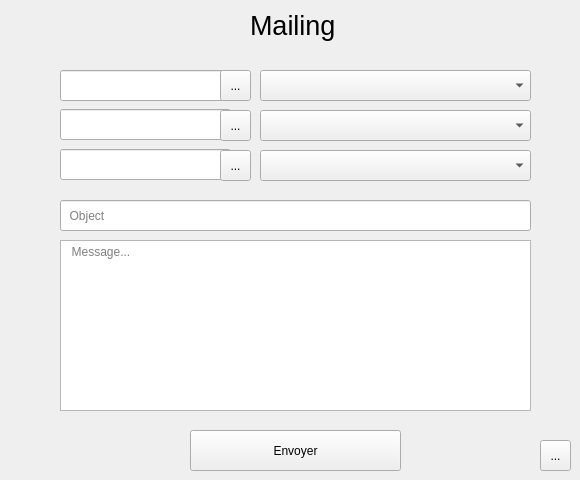
    <widget class="QWidget" name="page_2">
     <widget class="QTextEdit" name="message_mail">
      <property name="geometry">
       <rect>
        <x>60</x>
        <y>240</y>
        <width>471</width>
        <height>171</height>
       </rect>
      </property>
      <property name="placeholderText">
       <string>  Message...</string>
      </property>
     </widget>
     <widget class="QLineEdit" name="objet_mail">
      <property name="geometry">
       <rect>
        <x>60</x>
        <y>200</y>
        <width>471</width>
        <height>31</height>
       </rect>
      </property>
      <property name="placeholderText">
       <string>  Object</string>
      </property>
     </widget>
     <widget class="QPushButton" name="envoyer_mail">
      <property name="geometry">
       <rect>
        <x>190</x>
        <y>430</y>
        <width>211</width>
        <height>41</height>
       </rect>
      </property>
      <property name="text">
       <string>Envoyer</string>
      </property>
     </widget>
     <widget class="QLabel" name="label_15">
      <property name="geometry">
       <rect>
        <x>250</x>
        <y>-10</y>
        <width>131</width>
        <height>71</height>
       </rect>
      </property>
      <property name="styleSheet">
       <string notr="true">font: 20pt;
color: rgb(255, 255, 255)rgb(0, 0, 0)</string>
      </property>
      <property name="text">
       <string>Mailing</string>
      </property>
     </widget>
     <widget class="QComboBox" name="comboBox_dest_1">
      <property name="geometry">
       <rect>
        <x>260</x>
        <y>70</y>
        <width>271</width>
        <height>31</height>
       </rect>
      </property>
     </widget>
     <widget class="QComboBox" name="comboBox_dest_2">
      <property name="geometry">
       <rect>
        <x>260</x>
        <y>110</y>
        <width>271</width>
        <height>31</height>
       </rect>
      </property>
     </widget>
     <widget class="QComboBox" name="comboBox_dest_3">
      <property name="geometry">
       <rect>
        <x>260</x>
        <y>150</y>
        <width>271</width>
        <height>31</height>
       </rect>
      </property>
     </widget>
     <widget class="QLineEdit" name="le_emailAttach1">
      <property name="geometry">
       <rect>
        <x>60</x>
        <y>70</y>
        <width>171</width>
        <height>31</height>
       </rect>
      </property>
     </widget>
     <widget class="QLineEdit" name="le_emailAttach2">
      <property name="geometry">
       <rect>
        <x>60</x>
        <y>109</y>
        <width>171</width>
        <height>31</height>
       </rect>
      </property>
     </widget>
     <widget class="QLineEdit" name="le_emailAttach3">
      <property name="geometry">
       <rect>
        <x>60</x>
        <y>149</y>
        <width>171</width>
        <height>31</height>
       </rect>
      </property>
     </widget>
     <widget class="QToolButton" name="toolButton_attach_1">
      <property name="geometry">
       <rect>
        <x>220</x>
        <y>70</y>
        <width>31</width>
        <height>31</height>
       </rect>
      </property>
      <property name="text">
       <string>...</string>
      </property>
      <property name="icon">
       <iconset>
        <normaloff>../../lovepik-linear-icons-png-image_400283552_wh1200-removebg-preview.png</normaloff>../../lovepik-linear-icons-png-image_400283552_wh1200-removebg-preview.png</iconset>
      </property>
      <property name="iconSize">
       <size>
        <width>25</width>
        <height>25</height>
       </size>
      </property>
     </widget>
     <widget class="QToolButton" name="toolButton_attach_3">
      <property name="geometry">
       <rect>
        <x>220</x>
        <y>150</y>
        <width>31</width>
        <height>31</height>
       </rect>
      </property>
      <property name="text">
       <string>...</string>
      </property>
      <property name="icon">
       <iconset>
        <normaloff>../../lovepik-linear-icons-png-image_400283552_wh1200-removebg-preview.png</normaloff>../../lovepik-linear-icons-png-image_400283552_wh1200-removebg-preview.png</iconset>
      </property>
      <property name="iconSize">
       <size>
        <width>25</width>
        <height>25</height>
       </size>
      </property>
     </widget>
     <widget class="QToolButton" name="toolButton_attach_2">
      <property name="geometry">
       <rect>
        <x>220</x>
        <y>110</y>
        <width>31</width>
        <height>31</height>
       </rect>
      </property>
      <property name="text">
       <string>...</string>
      </property>
      <property name="icon">
       <iconset>
        <normaloff>../../lovepik-linear-icons-png-image_400283552_wh1200-removebg-preview.png</normaloff>../../lovepik-linear-icons-png-image_400283552_wh1200-removebg-preview.png</iconset>
      </property>
      <property name="iconSize">
       <size>
        <width>25</width>
        <height>25</height>
       </size>
      </property>
     </widget>
     <widget class="QToolButton" name="return_2">
      <property name="geometry">
       <rect>
        <x>540</x>
        <y>440</y>
        <width>31</width>
        <height>31</height>
       </rect>
      </property>
      <property name="text">
       <string>...</string>
      </property>
      <property name="icon">
       <iconset>
        <normaloff>../../seta-small-direita-branca-300x258.png</normaloff>../../seta-small-direita-branca-300x258.png</iconset>
      </property>
      <property name="iconSize">
       <size>
        <width>27</width>
        <height>27</height>
       </size>
      </property>
     </widget>
    </widget>
